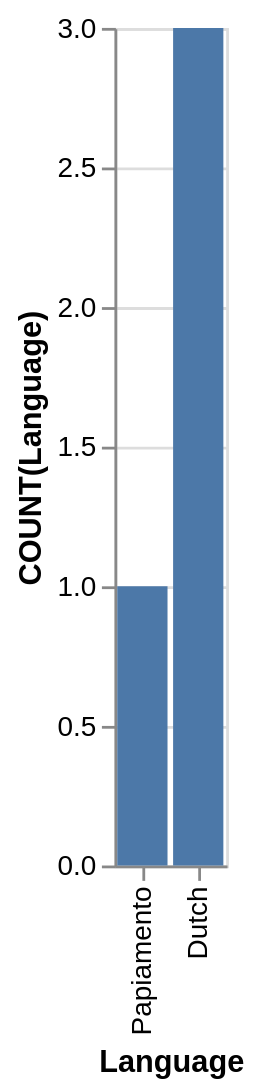

Vega-Lite specification stored for this chart:
### Vega-Lite specification from a JSON file in a GitHub repository (floating-point values rounded to 4 significant figures)
{"data": {"values": [{"x_data": "Dutch", "y_data": 3}, {"x_data": "Papiamento", "y_data": 1}]}, "mark": "bar", "encoding": {"x": {"field": "x_data", "type": "nominal", "title": "Language", "sort": {"op": "sum", "field": "y_data", "order": "ascending"}}, "y": {"field": "y_data", "type": "quantitative", "title": "COUNT(Language)"}}}
